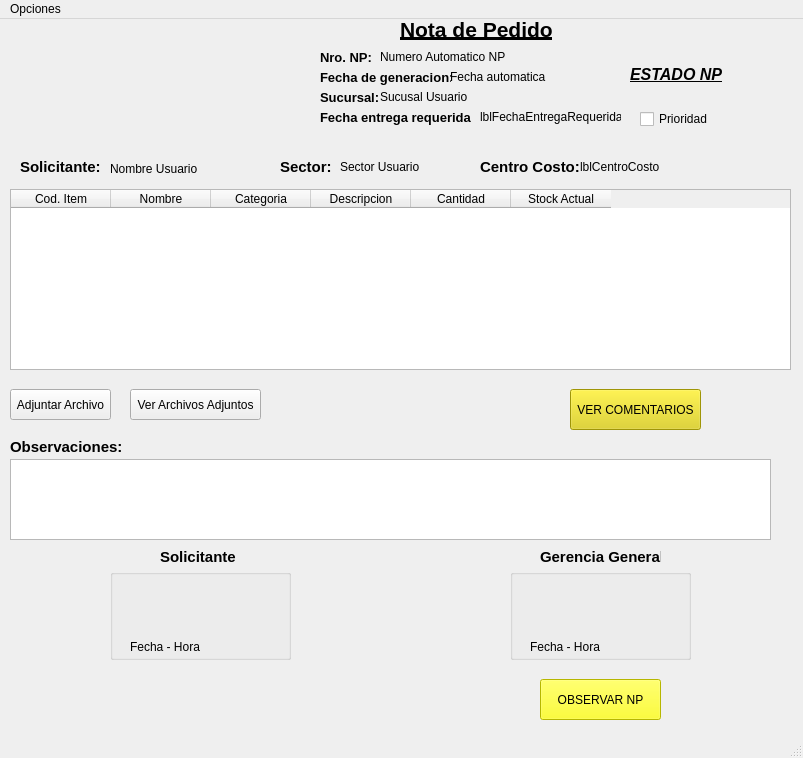
<?xml version="1.0" encoding="UTF-8"?>
<ui version="4.0">
 <class>pantallaEditarNP_RC</class>
 <widget class="QMainWindow" name="pantallaEditarNP_RC">
  <property name="geometry">
   <rect>
    <x>0</x>
    <y>0</y>
    <width>803</width>
    <height>758</height>
   </rect>
  </property>
  <property name="sizePolicy">
   <sizepolicy hsizetype="Fixed" vsizetype="Fixed">
    <horstretch>0</horstretch>
    <verstretch>0</verstretch>
   </sizepolicy>
  </property>
  <property name="minimumSize">
   <size>
    <width>800</width>
    <height>600</height>
   </size>
  </property>
  <property name="maximumSize">
   <size>
    <width>1366</width>
    <height>768</height>
   </size>
  </property>
  <property name="windowTitle">
   <string>Nota de Pedido - Gerencia General</string>
  </property>
  <property name="styleSheet">
   <string notr="true"/>
  </property>
  <widget class="QWidget" name="centralwidget">
   <widget class="QLabel" name="logo_np">
    <property name="geometry">
     <rect>
      <x>0</x>
      <y>0</y>
      <width>300</width>
      <height>130</height>
     </rect>
    </property>
    <property name="maximumSize">
     <size>
      <width>300</width>
      <height>130</height>
     </size>
    </property>
    <property name="text">
     <string/>
    </property>
    <property name="pixmap">
     <pixmap resource="../../../img/imagenes.qrc">:/xy/logo_info.jpg</pixmap>
    </property>
    <property name="scaledContents">
     <bool>true</bool>
    </property>
   </widget>
   <widget class="QLabel" name="label_6">
    <property name="geometry">
     <rect>
      <x>320</x>
      <y>70</y>
      <width>71</width>
      <height>16</height>
     </rect>
    </property>
    <property name="font">
     <font>
      <pointsize>10</pointsize>
      <bold>true</bold>
     </font>
    </property>
    <property name="text">
     <string>Sucursal:</string>
    </property>
   </widget>
   <widget class="QLabel" name="label_7">
    <property name="geometry">
     <rect>
      <x>320</x>
      <y>50</y>
      <width>131</width>
      <height>16</height>
     </rect>
    </property>
    <property name="font">
     <font>
      <pointsize>10</pointsize>
      <bold>true</bold>
     </font>
    </property>
    <property name="text">
     <string>Fecha de generacion:</string>
    </property>
   </widget>
   <widget class="QLabel" name="label_8">
    <property name="geometry">
     <rect>
      <x>400</x>
      <y>0</y>
      <width>161</width>
      <height>21</height>
     </rect>
    </property>
    <property name="font">
     <font>
      <pointsize>16</pointsize>
      <bold>true</bold>
      <underline>true</underline>
     </font>
    </property>
    <property name="text">
     <string>Nota de Pedido</string>
    </property>
   </widget>
   <widget class="QLabel" name="label_9">
    <property name="geometry">
     <rect>
      <x>320</x>
      <y>90</y>
      <width>151</width>
      <height>16</height>
     </rect>
    </property>
    <property name="font">
     <font>
      <pointsize>10</pointsize>
      <bold>true</bold>
     </font>
    </property>
    <property name="text">
     <string>Fecha entrega requerida:</string>
    </property>
   </widget>
   <widget class="QLabel" name="label_10">
    <property name="geometry">
     <rect>
      <x>320</x>
      <y>30</y>
      <width>61</width>
      <height>16</height>
     </rect>
    </property>
    <property name="font">
     <font>
      <pointsize>10</pointsize>
      <bold>true</bold>
     </font>
    </property>
    <property name="text">
     <string>Nro. NP:</string>
    </property>
   </widget>
   <widget class="QTableWidget" name="tablaItemCrearNP">
    <property name="geometry">
     <rect>
      <x>10</x>
      <y>170</y>
      <width>781</width>
      <height>181</height>
     </rect>
    </property>
    <property name="styleSheet">
     <string notr="true"/>
    </property>
    <column>
     <property name="text">
      <string>Cod. Item</string>
     </property>
    </column>
    <column>
     <property name="text">
      <string>Nombre</string>
     </property>
    </column>
    <column>
     <property name="text">
      <string>Categoria</string>
     </property>
    </column>
    <column>
     <property name="text">
      <string>Descripcion</string>
     </property>
    </column>
    <column>
     <property name="text">
      <string>Cantidad</string>
     </property>
    </column>
    <column>
     <property name="text">
      <string>Stock Actual</string>
     </property>
    </column>
   </widget>
   <widget class="QTextEdit" name="txtObservacionesCrearNP">
    <property name="geometry">
     <rect>
      <x>10</x>
      <y>440</y>
      <width>761</width>
      <height>81</height>
     </rect>
    </property>
    <property name="styleSheet">
     <string notr="true"/>
    </property>
   </widget>
   <widget class="QLabel" name="label_5">
    <property name="geometry">
     <rect>
      <x>10</x>
      <y>420</y>
      <width>111</width>
      <height>16</height>
     </rect>
    </property>
    <property name="font">
     <font>
      <pointsize>11</pointsize>
      <bold>true</bold>
     </font>
    </property>
    <property name="text">
     <string>Observaciones:</string>
    </property>
   </widget>
   <widget class="QGroupBox" name="groupBox_2">
    <property name="geometry">
     <rect>
      <x>110</x>
      <y>550</y>
      <width>181</width>
      <height>91</height>
     </rect>
    </property>
    <property name="styleSheet">
     <string notr="true"/>
    </property>
    <property name="title">
     <string/>
    </property>
    <widget class="QLabel" name="lblFirmaSolicitante_NP">
     <property name="geometry">
      <rect>
       <x>10</x>
       <y>0</y>
       <width>160</width>
       <height>70</height>
      </rect>
     </property>
     <property name="maximumSize">
      <size>
       <width>160</width>
       <height>70</height>
      </size>
     </property>
     <property name="baseSize">
      <size>
       <width>0</width>
       <height>0</height>
      </size>
     </property>
     <property name="font">
      <font>
       <pointsize>9</pointsize>
       <bold>false</bold>
      </font>
     </property>
     <property name="text">
      <string/>
     </property>
     <property name="pixmap">
      <pixmap>:/xy/firma_digital_img.jpg</pixmap>
     </property>
     <property name="scaledContents">
      <bool>true</bool>
     </property>
    </widget>
    <widget class="QLabel" name="lblFechaFirmaS_NP">
     <property name="geometry">
      <rect>
       <x>20</x>
       <y>70</y>
       <width>141</width>
       <height>16</height>
      </rect>
     </property>
     <property name="text">
      <string>Fecha - Hora</string>
     </property>
    </widget>
   </widget>
   <widget class="QLabel" name="label_11">
    <property name="geometry">
     <rect>
      <x>160</x>
      <y>530</y>
      <width>81</width>
      <height>16</height>
     </rect>
    </property>
    <property name="font">
     <font>
      <pointsize>11</pointsize>
      <bold>true</bold>
     </font>
    </property>
    <property name="text">
     <string>Solicitante</string>
    </property>
   </widget>
   <widget class="QGroupBox" name="groupBox_3">
    <property name="geometry">
     <rect>
      <x>510</x>
      <y>550</y>
      <width>181</width>
      <height>91</height>
     </rect>
    </property>
    <property name="styleSheet">
     <string notr="true"/>
    </property>
    <property name="title">
     <string/>
    </property>
    <widget class="QLabel" name="lblFirmaGerencia_NP">
     <property name="geometry">
      <rect>
       <x>10</x>
       <y>0</y>
       <width>160</width>
       <height>70</height>
      </rect>
     </property>
     <property name="maximumSize">
      <size>
       <width>160</width>
       <height>70</height>
      </size>
     </property>
     <property name="font">
      <font>
       <pointsize>9</pointsize>
       <bold>false</bold>
      </font>
     </property>
     <property name="text">
      <string/>
     </property>
     <property name="pixmap">
      <pixmap>:/xy/firma_digital_img.jpg</pixmap>
     </property>
     <property name="scaledContents">
      <bool>true</bool>
     </property>
    </widget>
    <widget class="QLabel" name="lblFechaFirmaGG_NP">
     <property name="geometry">
      <rect>
       <x>20</x>
       <y>70</y>
       <width>141</width>
       <height>16</height>
      </rect>
     </property>
     <property name="text">
      <string>Fecha - Hora</string>
     </property>
    </widget>
   </widget>
   <widget class="QLabel" name="label_18">
    <property name="geometry">
     <rect>
      <x>540</x>
      <y>530</y>
      <width>121</width>
      <height>16</height>
     </rect>
    </property>
    <property name="font">
     <font>
      <pointsize>11</pointsize>
      <bold>true</bold>
     </font>
    </property>
    <property name="text">
     <string>Gerencia General</string>
    </property>
   </widget>
   <widget class="QPushButton" name="btnAdjArchivoNP">
    <property name="geometry">
     <rect>
      <x>10</x>
      <y>370</y>
      <width>101</width>
      <height>31</height>
     </rect>
    </property>
    <property name="styleSheet">
     <string notr="true"/>
    </property>
    <property name="text">
     <string>Adjuntar Archivo</string>
    </property>
   </widget>
   <widget class="QLabel" name="lblSucursalUsuario_NP">
    <property name="geometry">
     <rect>
      <x>380</x>
      <y>70</y>
      <width>161</width>
      <height>16</height>
     </rect>
    </property>
    <property name="text">
     <string>Sucusal Usuario</string>
    </property>
   </widget>
   <widget class="QLabel" name="lblNumeroNP_NP">
    <property name="geometry">
     <rect>
      <x>380</x>
      <y>30</y>
      <width>161</width>
      <height>16</height>
     </rect>
    </property>
    <property name="text">
     <string>Numero Automatico NP</string>
    </property>
   </widget>
   <widget class="QLabel" name="lblFechaAutomatica_NP">
    <property name="geometry">
     <rect>
      <x>450</x>
      <y>50</y>
      <width>101</width>
      <height>16</height>
     </rect>
    </property>
    <property name="text">
     <string>Fecha automatica</string>
    </property>
   </widget>
   <widget class="QLabel" name="label_4">
    <property name="geometry">
     <rect>
      <x>20</x>
      <y>140</y>
      <width>81</width>
      <height>16</height>
     </rect>
    </property>
    <property name="font">
     <font>
      <pointsize>11</pointsize>
      <bold>true</bold>
     </font>
    </property>
    <property name="text">
     <string>Solicitante:</string>
    </property>
   </widget>
   <widget class="QLabel" name="lblNombreUsuario_NP">
    <property name="geometry">
     <rect>
      <x>110</x>
      <y>140</y>
      <width>161</width>
      <height>20</height>
     </rect>
    </property>
    <property name="text">
     <string>Nombre Usuario</string>
    </property>
   </widget>
   <widget class="QLabel" name="label_3">
    <property name="geometry">
     <rect>
      <x>280</x>
      <y>140</y>
      <width>51</width>
      <height>16</height>
     </rect>
    </property>
    <property name="font">
     <font>
      <pointsize>11</pointsize>
      <bold>true</bold>
     </font>
    </property>
    <property name="text">
     <string>Sector:</string>
    </property>
   </widget>
   <widget class="QLabel" name="lblSectorUsuario_NP">
    <property name="geometry">
     <rect>
      <x>340</x>
      <y>140</y>
      <width>141</width>
      <height>16</height>
     </rect>
    </property>
    <property name="text">
     <string>Sector Usuario</string>
    </property>
   </widget>
   <widget class="QPushButton" name="btnVerArchivos_NP">
    <property name="geometry">
     <rect>
      <x>130</x>
      <y>370</y>
      <width>131</width>
      <height>31</height>
     </rect>
    </property>
    <property name="styleSheet">
     <string notr="true"/>
    </property>
    <property name="text">
     <string>Ver Archivos Adjuntos</string>
    </property>
   </widget>
   <widget class="QPushButton" name="btnNotas_NP">
    <property name="geometry">
     <rect>
      <x>570</x>
      <y>370</y>
      <width>131</width>
      <height>41</height>
     </rect>
    </property>
    <property name="styleSheet">
     <string notr="true">background-color: rgb(223, 209, 10);
color: rgb(0, 0, 0);</string>
    </property>
    <property name="text">
     <string>VER COMENTARIOS</string>
    </property>
   </widget>
   <widget class="QLabel" name="lblEstadoNP_NP">
    <property name="geometry">
     <rect>
      <x>630</x>
      <y>40</y>
      <width>131</width>
      <height>31</height>
     </rect>
    </property>
    <property name="font">
     <font>
      <pointsize>12</pointsize>
      <italic>true</italic>
      <bold>true</bold>
      <underline>true</underline>
     </font>
    </property>
    <property name="text">
     <string>ESTADO NP</string>
    </property>
   </widget>
   <widget class="QLabel" name="label_12">
    <property name="geometry">
     <rect>
      <x>480</x>
      <y>140</y>
      <width>101</width>
      <height>16</height>
     </rect>
    </property>
    <property name="font">
     <font>
      <pointsize>11</pointsize>
      <bold>true</bold>
     </font>
    </property>
    <property name="text">
     <string>Centro Costo:</string>
    </property>
   </widget>
   <widget class="QLabel" name="lblFechaEntregaRequerida">
    <property name="geometry">
     <rect>
      <x>480</x>
      <y>90</y>
      <width>141</width>
      <height>16</height>
     </rect>
    </property>
    <property name="text">
     <string>lblFechaEntregaRequerida</string>
    </property>
   </widget>
   <widget class="QLabel" name="lblCentroCosto">
    <property name="geometry">
     <rect>
      <x>580</x>
      <y>140</y>
      <width>191</width>
      <height>16</height>
     </rect>
    </property>
    <property name="text">
     <string>lblCentroCosto</string>
    </property>
   </widget>
   <widget class="QPushButton" name="btnObservarNP_GG">
    <property name="geometry">
     <rect>
      <x>540</x>
      <y>660</y>
      <width>121</width>
      <height>41</height>
     </rect>
    </property>
    <property name="styleSheet">
     <string notr="true">background-color: rgb(255, 255, 0);
color: rgb(0, 0, 0);</string>
    </property>
    <property name="text">
     <string>OBSERVAR NP</string>
    </property>
   </widget>
   <widget class="QCheckBox" name="checkBoxPrioridad">
    <property name="geometry">
     <rect>
      <x>640</x>
      <y>90</y>
      <width>78</width>
      <height>20</height>
     </rect>
    </property>
    <property name="text">
     <string>Prioridad</string>
    </property>
   </widget>
  </widget>
  <widget class="QMenuBar" name="menubar">
   <property name="geometry">
    <rect>
     <x>0</x>
     <y>0</y>
     <width>803</width>
     <height>22</height>
    </rect>
   </property>
   <widget class="QMenu" name="menuOpciones">
    <property name="title">
     <string>Opciones</string>
    </property>
    <widget class="QMenu" name="menuGuardar_en_PDF">
     <property name="title">
      <string>Guardar en PDF</string>
     </property>
     <addaction name="actionPDF_Completo"/>
     <addaction name="actionPDF_Proveedor"/>
    </widget>
    <addaction name="menuGuardar_en_PDF"/>
   </widget>
   <addaction name="menuOpciones"/>
  </widget>
  <widget class="QStatusBar" name="statusbar"/>
  <action name="actionGenerar_NP">
   <property name="text">
    <string>Generar NP</string>
   </property>
  </action>
  <action name="actionCancelar_NP">
   <property name="text">
    <string>Cancelar</string>
   </property>
  </action>
  <action name="actionPDF_Completo">
   <property name="text">
    <string>PDF Completo</string>
   </property>
  </action>
  <action name="actionPDF_Proveedor">
   <property name="text">
    <string>PDF Proveedor</string>
   </property>
  </action>
 </widget>
 <resources>
  <include location="../../../img/imagenes.qrc"/>
  <include location="../../../img/imagenes.qrc"/>
  <include location="../../../img/imagenes.qrc"/>
  <include location="../../../img/imagenes.qrc"/>
 </resources>
 <connections/>
</ui>
